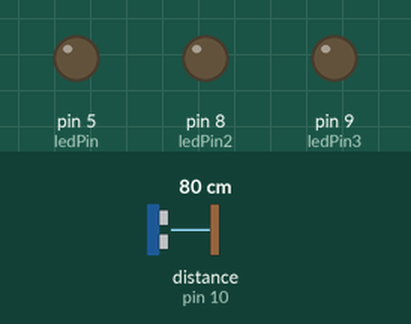
Simulated run of this sketch. Board: Arduino Uno, built with avr-gcc and run on an emulated ATmega328P. Parts: output pins drawn as LEDs (lit = HIGH). Wiring (inferred from the names in the program): ultrasonic range finder: trigger pin 11; echo pin 10. Inputs (shaded band) come from the test bench; at power-on: distance to the obstacle (sensor on pin 10) 80 cm. The echo pulse lasts 58.3 µs per cm; pins used as bus, display or sensor lines are not drawn.

Above: at 1.2 s.
1.3 s: distance to the obstacle (sensor on pin 10) set to 32 cm
2.8 s: distance to the obstacle (sensor on pin 10) set to 28 cm
At 3.4 s:
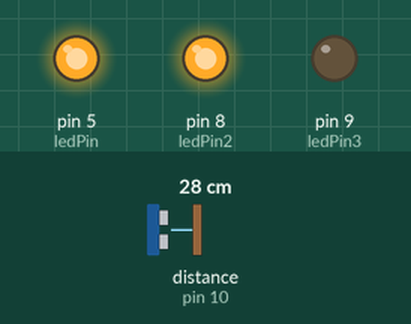
4.3 s: distance to the obstacle (sensor on pin 10) set to 35 cm
At 5.5 s:
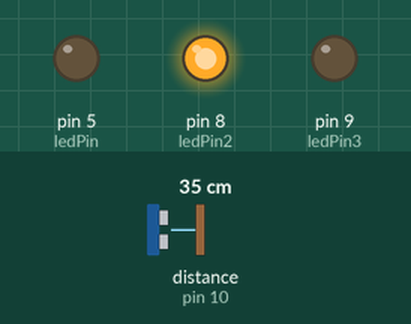
5.8 s: distance to the obstacle (sensor on pin 10) set to 2 cm
At 6.9 s:
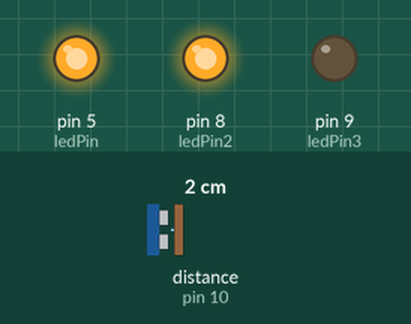
7.3 s: distance to the obstacle (sensor on pin 10) set to 60 cm
At 7.8 s:
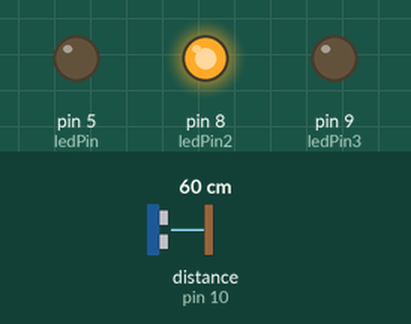
Timing chart, 0 to 9.8 s (numbered marks = the images above; inputs shaded):
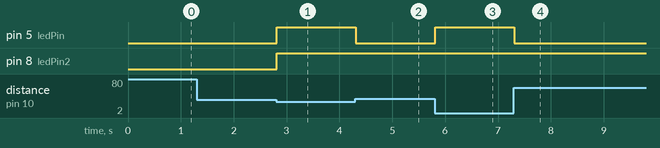

The sketch:

HCSR04_TESTING_CODE2.ino
```cpp
const int ledPin = 5; // The pin of your LED
const int trigPin = 11; // The pin to which the TRIG is connected
const int echoPin = 10; // The pin to which the ECHO is connected
const int ledOnTime = 1000; // The time that the LED stays on, after detecting the motion (in milliseconds, 1000ms = 1s)
const int trigDistance = 28; // The distance (and lower than it) at which the sensor is triggered (in centimeters)
const int ledPin2 = 8; //FRED
const int ledPin3 = 9; //FRED
const int buzzPin = 4;
int duration;
int distance;

void setup() {
  pinMode(ledPin, OUTPUT);
  pinMode(trigPin, OUTPUT);
  pinMode(echoPin, INPUT);
  pinMode(ledPin2, OUTPUT); //FRED
  pinMode(ledPin3, OUTPUT); //FRED

}

void loop() {
  digitalWrite(trigPin, LOW);
  digitalWrite(trigPin, HIGH);
  delay(1);
  digitalWrite(trigPin, LOW);
  duration = pulseIn(echoPin, HIGH);
  distance = duration * 0.034 / 2;

  if (distance <= trigDistance) {
    digitalWrite(ledPin, HIGH);
    digitalWrite(ledPin2, HIGH);//FRED
    /*delay(ledOnTime);
    digitalWrite(ledPin, LOW);
    digitalWrite(ledPin2, LOW); //FRED*/


  }

  else  {
    digitalWrite(ledPin, LOW);
  }

  delay(10);
}
```

Measured:
- the behaviour switches between 30 and 29 cm on distance to the obstacle (sensor on pin 10) (found by bisection; images 0 and 1)
- after the input at 1.3 s, every drawn part: stays the same
- after the input at 2.8 s, pin 5 (ledPin), pin 8 (ledPin2): LOW → HIGH at once
- after the input at 4.3 s, pin 5 (ledPin): HIGH → LOW at once
- after the input at 5.8 s, pin 5 (ledPin): LOW → HIGH at once
- after the input at 7.3 s, pin 5 (ledPin): HIGH → LOW at once
